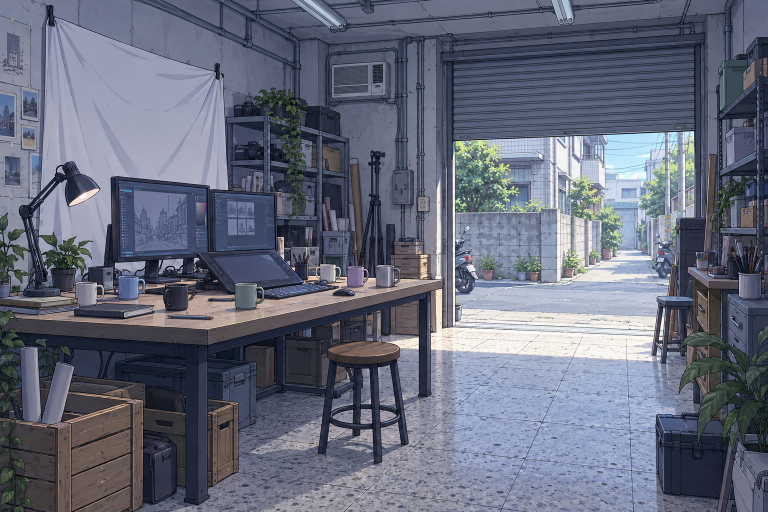
#> input picture art/bg-investigation/bg-bambi-studio-day.png, 1536 x 1024 px (shown at 1/2 size); its folder holds 4 pictures in this run
$ python make_board_atlas.py
#> lines starting #> are read from the running program, lines starting #| are printed output that depends on the picture; pictures that were not available may be replaced by others from this repository, and a replacement may not be noted
#!/usr/bin/env python3
"""調查板拍立得縮圖的 atlas：12 個地點 × 白天／晚上／深夜，一張 webp 拼版＋座標表。

原本每格拍立得直接載整張 1920×1080 的場景圖（三十幾張、每張幾百 KB）只為了顯示一張 4:3 的小縮圖，
開板要等很久（2026-09-17 作者要求改 atlas）。這裡切成 240×180（4:3，中央裁切）拼成一張。

    python3 tools/make_board_atlas.py     → art/board-atlas.webp、art/board-atlas.json

json：{"cols": n, "rows": m, "w": 240, "h": 180, "map": {loc: {"day": [col,row], "evening": [...], "night": [...]}}}
board.html 用 background-size/position 取格；push.py 灌網址（/*@@ATLAS@@*/）；patch_live 換線上。
時段的代替順序跟 push.py pick_bg 一樣：晚上沒圖用白天，深夜沒圖用晚上（再沒有用白天）。
"""
import json, pathlib
from PIL import Image

ROOT = pathlib.Path(__file__).resolve().parents[1]
SRC = ROOT / "art/bg-investigation"
W, H = 240, 180
# 地點代號跟 board.html SPOTS 的 id 一致；檔名主幹照 build.py 的 BG 表
LOCS = ["lobby", "roof", "street", "studio", "booth", "tower14", "store", "parts", "busstop", "metro", "laundry", "figure"]
DAY = {"lobby": "bg-lobby-day", "roof": "bg-roof-day", "street": "bg-street-day2", "studio": "bg-bambi-studio-day",
       "booth": "bg-booth-hall", "tower14": "bg-tower14-day", "store": "bg-store-day", "parts": "bg-parts-day",
       "busstop": "bg-busstop-day", "metro": "bg-metro-day", "laundry": "bg-laundry-day", "figure": "bg-figure-day"}
EVE = {loc: f"bg-{loc}-evening" for loc in LOCS} | {"studio": "bg-studio-evening", "booth": "bg-booth-hall"}
NIGHT = {loc: f"bg-{loc}-night" for loc in LOCS} | {"lobby": "bg-lobby-evening", "roof": "bg-roof-evening", "studio": "bg-studio-evening",
                                                    "booth": "bg-booth-hall", "parts": "bg-parts", "busstop": "bg-busstop",
                                                    "metro": "bg-metro", "laundry": "bg-laundry", "figure": "bg-figure"}


def find(stem):
    for ext in (".png", ".jpg", ".jpeg", ".webp"):
        p = SRC / f"{stem}{ext}"
        if p.exists():
            return p
    return None


def thumb(p):
    im = Image.open(p).convert("RGB"); w, h = im.size
    s = max(W / w, H / h); im = im.resize((round(w * s), round(h * s)), Image.LANCZOS)
    x = (im.width - W) // 2; y = (im.height - H) // 2
    return im.crop((x, y, x + W, y + H))


def main():
    cells = {}          # 檔案 → 格子（同一張圖只放一格）
    order = []
    m = {}
    for loc in LOCS:
        d = find(DAY[loc]); e = find(EVE[loc]) or d; n = find(NIGHT[loc]) or e or d
        m[loc] = {}
        for k, p in (("day", d), ("evening", e), ("night", n)):
            if p is None:
                print("  ★ 沒圖：", loc, k); continue
            if p not in cells:
                cells[p] = len(order); order.append(p)
            m[loc][k] = cells[p]
    cols = 6; rows = (len(order) + cols - 1) // cols
    atlas = Image.new("RGB", (cols * W, rows * H), (17, 17, 17))
#> atlas: PIL image 1440x180 RGB; every value is 17
    for i, p in enumerate(order):
        atlas.paste(thumb(p), ((i % cols) * W, (i // cols) * H))
#> in thumb, im is the input picture: PIL image 1536x1024 RGB; mean R, G, B 102.2, 107.2, 123.6
#> in thumb, `im = im.resize((round(w * s), round(h * s)), Image.LANCZOS)`:
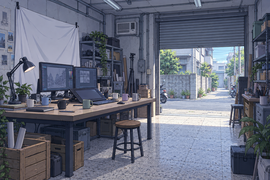
#> im: PIL image 270x180 RGB; mean R, G, B 102.2, 107.2, 123.6
#> in thumb, `return im.crop((x, y, x + W, y + H))`:
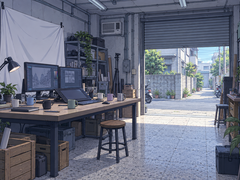
#> returned value: PIL image 240x180 RGB; mean R, G, B 105.5, 110.4, 127.1
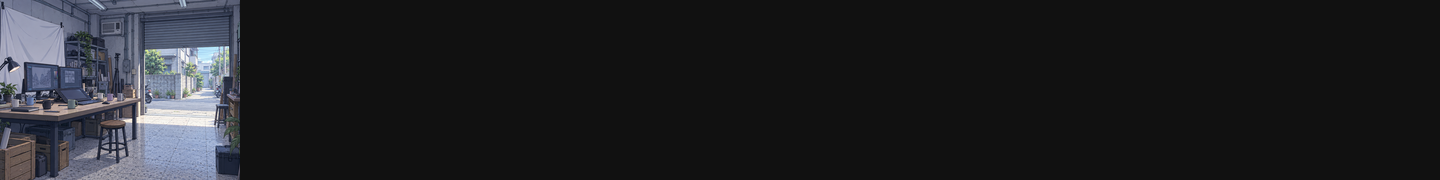
#> atlas: PIL image 1440x180 RGB; mean R, G, B 31.7, 32.6, 35.3
#> pass 2 of the loop in main, `for i, p in enumerate(order):`:
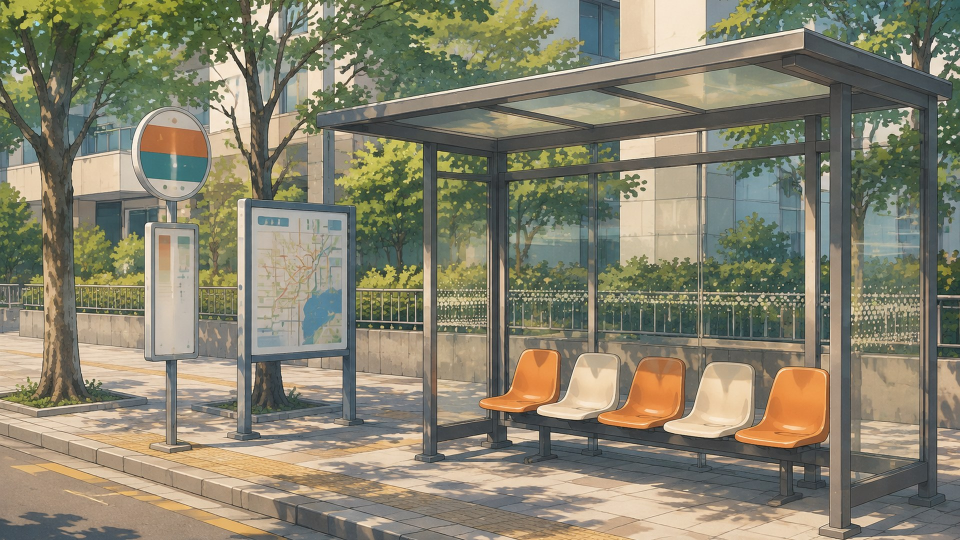
#> input picture art/bg-investigation/bg-busstop-day.jpg, 1920 x 1080 px, given in place of bg-busstop-day.png, which was not available (shown at 1/2 size)
#> in thumb, im is the input picture: PIL image 1920x1080 RGB; mean R, G, B 134.5, 130.8, 110
#> im: PIL image 320x180 RGB
#> in thumb (call 2), `return im.crop((x, y, x + W, y + H))`:
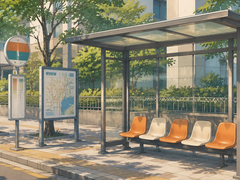
#> returned value: PIL image 240x180 RGB; mean R, G, B 138.8, 134, 112.6
#> in main, `atlas.paste(thumb(p), ((i % cols) * W, (i // cols) * H))`:
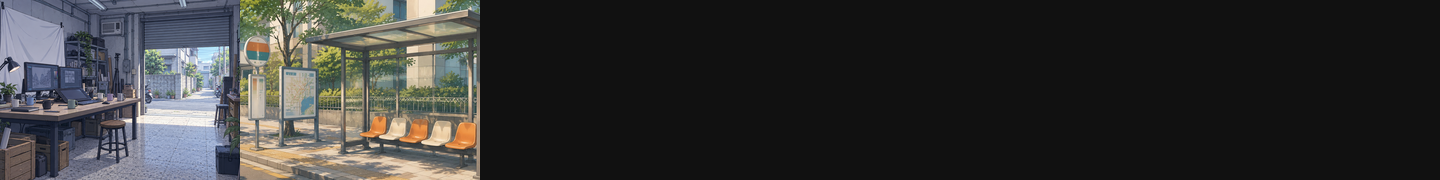
#> atlas: PIL image 1440x180 RGB; mean R, G, B 52, 52.1, 51.3
    out = ROOT / "art/board-atlas.webp"; atlas.save(out, "WEBP", quality=80)
    for loc in m:
        for k, i in m[loc].items():
            m[loc][k] = [i % cols, i // cols]
    (ROOT / "art/board-atlas.json").write_text(json.dumps({"cols": cols, "rows": rows, "w": W, "h": H, "map": m}, ensure_ascii=False), encoding="utf-8")
#> (the run stopped early here; a loop or call above may not have finished)
